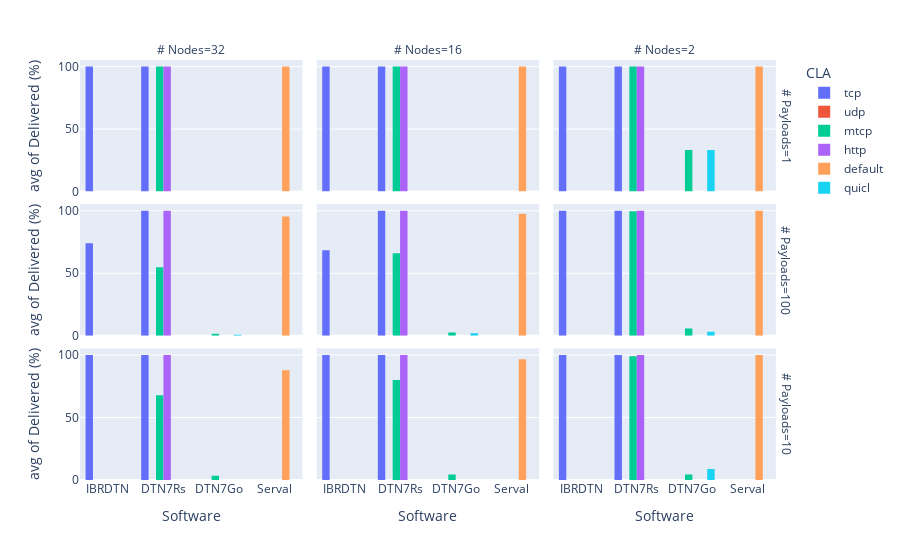

The notebook cell saved with this chart:
### Code cell
fig = px.histogram(
    ratio_df,
    x="Software",
    y="Delivered (%)",
    color="CLA",
    facet_col="# Nodes",
    facet_row="# Payloads",
    barmode='group',
    histfunc='avg',
)

fig.show()

### Figure 1 — Plotly figure (JSON) as saved in the notebook; plotly's stock layout.template omitted (floating-point values rounded to 4 significant figures)
{"data": [{"alignmentgroup": "True", "bingroup": "x", "histfunc": "avg", "hovertemplate": "CLA=tcp<br># Payloads=1<br># Nodes=32<br>Software=%{x}<br>avg of Delivered (%)=%{y}<extra></extra>", "legendgroup": "tcp", "marker": {"color": "#636efa", "pattern": {"shape": ""}}, "name": "tcp", "offsetgroup": "tcp", "orientation": "v", "showlegend": true, "type": "histogram", "x": ["IBRDTN", "IBRDTN", "IBRDTN", "IBRDTN", "IBRDTN", "IBRDTN", "IBRDTN", "IBRDTN", "DTN7Rs", "DTN7Rs", "DTN7Rs", "DTN7Rs", "DTN7Rs", "DTN7Rs", "DTN7Rs", "DTN7Rs", "DTN7Rs", "IBRDTN"], "xaxis": "x7", "y": [100, 100, 100, 100, 100, 100, 100, 100, 100, 100, 100, 100, 100, 100, 100, 100, 100, 100], "yaxis": "y7"}, {"alignmentgroup": "True", "bingroup": "x", "histfunc": "avg", "hovertemplate": "CLA=tcp<br># Payloads=1<br># Nodes=16<br>Software=%{x}<br>avg of Delivered (%)=%{y}<extra></extra>", "legendgroup": "tcp", "marker": {"color": "#636efa", "pattern": {"shape": ""}}, "name": "tcp", "offsetgroup": "tcp", "orientation": "v", "showlegend": false, "type": "histogram", "x": ["IBRDTN", "IBRDTN", "IBRDTN", "DTN7Rs", "DTN7Rs", "DTN7Rs", "DTN7Rs", "DTN7Rs", "DTN7Rs", "DTN7Rs", "DTN7Rs", "DTN7Rs", "IBRDTN", "IBRDTN", "IBRDTN", "IBRDTN", "IBRDTN", "IBRDTN"], "xaxis": "x8", "y": [100, 100, 100, 100, 100, 100, 100, 100, 100, 100, 100, 100, 100, 100, 100, 100, 100, 100], "yaxis": "y8"}, {"alignmentgroup": "True", "bingroup": "x", "histfunc": "avg", "hovertemplate": "CLA=tcp<br># Payloads=1<br># Nodes=2<br>Software=%{x}<br>avg of Delivered (%)=%{y}<extra></extra>", "legendgroup": "tcp", "marker": {"color": "#636efa", "pattern": {"shape": ""}}, "name": "tcp", "offsetgroup": "tcp", "orientation": "v", "showlegend": false, "type": "histogram", "x": ["IBRDTN", "IBRDTN", "IBRDTN", "IBRDTN", "IBRDTN", "IBRDTN", "DTN7Rs", "DTN7Rs", "DTN7Rs", "IBRDTN", "IBRDTN", "DTN7Rs", "DTN7Rs", "DTN7Rs", "DTN7Rs", "IBRDTN", "DTN7Rs", "DTN7Rs"], "xaxis": "x9", "y": [100, 100, 100, 100, 100, 100, 100, 100, 100, 100, 100, 100, 100, 100, 100, 100, 100, 100], "yaxis": "y9"}, {"alignmentgroup": "True", "bingroup": "x", "histfunc": "avg", "hovertemplate": "CLA=tcp<br># Payloads=100<br># Nodes=32<br>Software=%{x}<br>avg of Delivered (%)=%{y}<extra></extra>", "legendgroup": "tcp", "marker": {"color": "#636efa", "pattern": {"shape": ""}}, "name": "tcp", "offsetgroup": "tcp", "orientation": "v", "showlegend": false, "type": "histogram", "x": ["IBRDTN", "IBRDTN", "IBRDTN", "IBRDTN", "IBRDTN", "IBRDTN", "IBRDTN", "DTN7Rs", "DTN7Rs", "DTN7Rs", "DTN7Rs", "DTN7Rs", "DTN7Rs", "DTN7Rs", "DTN7Rs", "DTN7Rs", "IBRDTN", "IBRDTN"], "xaxis": "x4", "y": [100, 100, 100, 45, 26, 31, 100, 100, 100, 100, 100, 100, 100, 100, 100, 100, 100, 64], "yaxis": "y4"}, {"alignmentgroup": "True", "bingroup": "x", "histfunc": "avg", "hovertemplate": "CLA=tcp<br># Payloads=100<br># Nodes=16<br>Software=%{x}<br>avg of Delivered (%)=%{y}<extra></extra>", "legendgroup": "tcp", "marker": {"color": "#636efa", "pattern": {"shape": ""}}, "name": "tcp", "offsetgroup": "tcp", "orientation": "v", "showlegend": false, "type": "histogram", "x": ["DTN7Rs", "DTN7Rs", "DTN7Rs", "DTN7Rs", "DTN7Rs", "DTN7Rs", "DTN7Rs", "DTN7Rs", "DTN7Rs", "IBRDTN", "IBRDTN", "IBRDTN", "IBRDTN", "IBRDTN", "IBRDTN", "IBRDTN", "IBRDTN", "IBRDTN"], "xaxis": "x5", "y": [100, 100, 100, 100, 100, 100, 100, 100, 100, 100, 66, 32, 55.0, 63, 88, 83, 100, 29.0], "yaxis": "y5"}, {"alignmentgroup": "True", "bingroup": "x", "histfunc": "avg", "hovertemplate": "CLA=tcp<br># Payloads=100<br># Nodes=2<br>Software=%{x}<br>avg of Delivered (%)=%{y}<extra></extra>", "legendgroup": "tcp", "marker": {"color": "#636efa", "pattern": {"shape": ""}}, "name": "tcp", "offsetgroup": "tcp", "orientation": "v", "showlegend": false, "type": "histogram", "x": ["IBRDTN", "IBRDTN", "IBRDTN", "DTN7Rs", "DTN7Rs", "DTN7Rs", "DTN7Rs", "DTN7Rs", "DTN7Rs", "IBRDTN", "IBRDTN", "IBRDTN", "DTN7Rs", "DTN7Rs", "DTN7Rs", "IBRDTN", "IBRDTN", "IBRDTN"], "xaxis": "x6", "y": [100, 100, 100, 100, 100, 100, 100, 100, 100, 100, 100, 100, 100, 100, 100, 100, 100, 100], "yaxis": "y6"}, {"alignmentgroup": "True", "bingroup": "x", "histfunc": "avg", "hovertemplate": "CLA=tcp<br># Payloads=10<br># Nodes=32<br>Software=%{x}<br>avg of Delivered (%)=%{y}<extra></extra>", "legendgroup": "tcp", "marker": {"color": "#636efa", "pattern": {"shape": ""}}, "name": "tcp", "offsetgroup": "tcp", "orientation": "v", "showlegend": false, "type": "histogram", "x": ["IBRDTN", "IBRDTN", "IBRDTN", "IBRDTN", "IBRDTN", "IBRDTN", "DTN7Rs", "DTN7Rs", "DTN7Rs", "DTN7Rs", "DTN7Rs", "DTN7Rs", "DTN7Rs", "DTN7Rs", "DTN7Rs", "IBRDTN", "IBRDTN", "IBRDTN"], "xaxis": "x", "y": [100, 100, 100, 100, 100, 100, 100, 100, 100, 100, 100, 100, 100, 100, 100, 100, 100, 100], "yaxis": "y"}, {"alignmentgroup": "True", "bingroup": "x", "histfunc": "avg", "hovertemplate": "CLA=tcp<br># Payloads=10<br># Nodes=16<br>Software=%{x}<br>avg of Delivered (%)=%{y}<extra></extra>", "legendgroup": "tcp", "marker": {"color": "#636efa", "pattern": {"shape": ""}}, "name": "tcp", "offsetgroup": "tcp", "orientation": "v", "showlegend": false, "type": "histogram", "x": ["IBRDTN", "IBRDTN", "DTN7Rs", "DTN7Rs", "DTN7Rs", "DTN7Rs", "DTN7Rs", "DTN7Rs", "DTN7Rs", "DTN7Rs", "DTN7Rs", "IBRDTN", "IBRDTN", "IBRDTN", "IBRDTN", "IBRDTN", "IBRDTN", "IBRDTN"], "xaxis": "x2", "y": [100, 100, 100, 100, 100, 100, 100, 100, 100, 100, 100, 100, 100, 100, 100, 100, 100, 100], "yaxis": "y2"}, {"alignmentgroup": "True", "bingroup": "x", "histfunc": "avg", "hovertemplate": "CLA=tcp<br># Payloads=10<br># Nodes=2<br>Software=%{x}<br>avg of Delivered (%)=%{y}<extra></extra>", "legendgroup": "tcp", "marker": {"color": "#636efa", "pattern": {"shape": ""}}, "name": "tcp", "offsetgroup": "tcp", "orientation": "v", "showlegend": false, "type": "histogram", "x": ["IBRDTN", "IBRDTN", "IBRDTN", "DTN7Rs", "DTN7Rs", "DTN7Rs", "IBRDTN", "IBRDTN", "IBRDTN", "DTN7Rs", "DTN7Rs", "IBRDTN", "IBRDTN", "DTN7Rs", "DTN7Rs", "DTN7Rs", "DTN7Rs", "IBRDTN"], "xaxis": "x3", "y": [100, 100, 100, 100, 100, 100, 100, 100, 100, 100, 100, 100, 100, 100, 100, 100, 100, 100], "yaxis": "y3"}, {"alignmentgroup": "True", "bingroup": "x", "histfunc": "avg", "hovertemplate": "CLA=udp<br># Payloads=1<br># Nodes=32<br>Software=%{x}<br>avg of Delivered (%)=%{y}<extra></extra>", "legendgroup": "udp", "marker": {"color": "#EF553B", "pattern": {"shape": ""}}, "name": "udp", "offsetgroup": "udp", "orientation": "v", "showlegend": true, "type": "histogram", "x": ["IBRDTN", "IBRDTN", "IBRDTN", "IBRDTN", "IBRDTN", "IBRDTN", "IBRDTN", "IBRDTN", "IBRDTN"], "xaxis": "x7", "y": [0, 0, 0, 0, 0, 0, 0, 0, 0], "yaxis": "y7"}, {"alignmentgroup": "True", "bingroup": "x", "histfunc": "avg", "hovertemplate": "CLA=udp<br># Payloads=1<br># Nodes=16<br>Software=%{x}<br>avg of Delivered (%)=%{y}<extra></extra>", "legendgroup": "udp", "marker": {"color": "#EF553B", "pattern": {"shape": ""}}, "name": "udp", "offsetgroup": "udp", "orientation": "v", "showlegend": false, "type": "histogram", "x": ["IBRDTN", "IBRDTN", "IBRDTN", "IBRDTN", "IBRDTN", "IBRDTN", "IBRDTN", "IBRDTN", "IBRDTN"], "xaxis": "x8", "y": [0, 0, 0, 0, 0, 0, 0, 0, 0], "yaxis": "y8"}, {"alignmentgroup": "True", "bingroup": "x", "histfunc": "avg", "hovertemplate": "CLA=udp<br># Payloads=1<br># Nodes=2<br>Software=%{x}<br>avg of Delivered (%)=%{y}<extra></extra>", "legendgroup": "udp", "marker": {"color": "#EF553B", "pattern": {"shape": ""}}, "name": "udp", "offsetgroup": "udp", "orientation": "v", "showlegend": false, "type": "histogram", "x": ["IBRDTN", "IBRDTN", "IBRDTN", "IBRDTN", "IBRDTN", "IBRDTN", "IBRDTN", "IBRDTN", "IBRDTN"], "xaxis": "x9", "y": [0, 0, 0, 0, 0, 0, 0, 0, 0], "yaxis": "y9"}, {"alignmentgroup": "True", "bingroup": "x", "histfunc": "avg", "hovertemplate": "CLA=udp<br># Payloads=100<br># Nodes=32<br>Software=%{x}<br>avg of Delivered (%)=%{y}<extra></extra>", "legendgroup": "udp", "marker": {"color": "#EF553B", "pattern": {"shape": ""}}, "name": "udp", "offsetgroup": "udp", "orientation": "v", "showlegend": false, "type": "histogram", "x": ["IBRDTN", "IBRDTN", "IBRDTN", "IBRDTN", "IBRDTN", "IBRDTN", "IBRDTN", "IBRDTN", "IBRDTN"], "xaxis": "x4", "y": [0, 0, 0, 0, 0, 0, 0, 0, 0], "yaxis": "y4"}, {"alignmentgroup": "True", "bingroup": "x", "histfunc": "avg", "hovertemplate": "CLA=udp<br># Payloads=100<br># Nodes=16<br>Software=%{x}<br>avg of Delivered (%)=%{y}<extra></extra>", "legendgroup": "udp", "marker": {"color": "#EF553B", "pattern": {"shape": ""}}, "name": "udp", "offsetgroup": "udp", "orientation": "v", "showlegend": false, "type": "histogram", "x": ["IBRDTN", "IBRDTN", "IBRDTN", "IBRDTN", "IBRDTN", "IBRDTN", "IBRDTN", "IBRDTN", "IBRDTN"], "xaxis": "x5", "y": [0, 0, 0, 0, 0, 0, 0, 0, 0], "yaxis": "y5"}, {"alignmentgroup": "True", "bingroup": "x", "histfunc": "avg", "hovertemplate": "CLA=udp<br># Payloads=100<br># Nodes=2<br>Software=%{x}<br>avg of Delivered (%)=%{y}<extra></extra>", "legendgroup": "udp", "marker": {"color": "#EF553B", "pattern": {"shape": ""}}, "name": "udp", "offsetgroup": "udp", "orientation": "v", "showlegend": false, "type": "histogram", "x": ["IBRDTN", "IBRDTN", "IBRDTN", "IBRDTN", "IBRDTN", "IBRDTN", "IBRDTN", "IBRDTN", "IBRDTN"], "xaxis": "x6", "y": [0, 0, 0, 0, 0, 0, 0, 0, 0], "yaxis": "y6"}, {"alignmentgroup": "True", "bingroup": "x", "histfunc": "avg", "hovertemplate": "CLA=udp<br># Payloads=10<br># Nodes=32<br>Software=%{x}<br>avg of Delivered (%)=%{y}<extra></extra>", "legendgroup": "udp", "marker": {"color": "#EF553B", "pattern": {"shape": ""}}, "name": "udp", "offsetgroup": "udp", "orientation": "v", "showlegend": false, "type": "histogram", "x": ["IBRDTN", "IBRDTN", "IBRDTN", "IBRDTN", "IBRDTN", "IBRDTN", "IBRDTN", "IBRDTN", "IBRDTN"], "xaxis": "x", "y": [0, 0, 0, 0, 0, 0, 0, 0, 0], "yaxis": "y"}, {"alignmentgroup": "True", "bingroup": "x", "histfunc": "avg", "hovertemplate": "CLA=udp<br># Payloads=10<br># Nodes=16<br>Software=%{x}<br>avg of Delivered (%)=%{y}<extra></extra>", "legendgroup": "udp", "marker": {"color": "#EF553B", "pattern": {"shape": ""}}, "name": "udp", "offsetgroup": "udp", "orientation": "v", "showlegend": false, "type": "histogram", "x": ["IBRDTN", "IBRDTN", "IBRDTN", "IBRDTN", "IBRDTN", "IBRDTN", "IBRDTN", "IBRDTN", "IBRDTN"], "xaxis": "x2", "y": [0, 0, 0, 0, 0, 0, 0, 0, 0], "yaxis": "y2"}, {"alignmentgroup": "True", "bingroup": "x", "histfunc": "avg", "hovertemplate": "CLA=udp<br># Payloads=10<br># Nodes=2<br>Software=%{x}<br>avg of Delivered (%)=%{y}<extra></extra>", "legendgroup": "udp", "marker": {"color": "#EF553B", "pattern": {"shape": ""}}, "name": "udp", "offsetgroup": "udp", "orientation": "v", "showlegend": false, "type": "histogram", "x": ["IBRDTN", "IBRDTN", "IBRDTN", "IBRDTN", "IBRDTN", "IBRDTN", "IBRDTN", "IBRDTN", "IBRDTN"], "xaxis": "x3", "y": [0, 0, 0, 0, 0, 0, 0, 0, 0], "yaxis": "y3"}, {"alignmentgroup": "True", "bingroup": "x", "histfunc": "avg", "hovertemplate": "CLA=mtcp<br># Payloads=1<br># Nodes=32<br>Software=%{x}<br>avg of Delivered (%)=%{y}<extra></extra>", "legendgroup": "mtcp", "marker": {"color": "#00cc96", "pattern": {"shape": ""}}, "name": "mtcp", "offsetgroup": "mtcp", "orientation": "v", "showlegend": true, "type": "histogram", "x": ["DTN7Rs", "DTN7Rs", "DTN7Rs", "DTN7Rs", "DTN7Rs", "DTN7Rs", "DTN7Rs", "DTN7Rs", "DTN7Rs", "DTN7Go", "DTN7Go", "DTN7Go", "DTN7Go", "DTN7Go", "DTN7Go", "DTN7Go", "DTN7Go", "DTN7Go"], "xaxis": "x7", "y": [100, 100, 100, 100, 100, 100, 100, 100, 100, 0, 0, 0, 0, 0, 0, 0, 0, 0], "yaxis": "y7"}, {"alignmentgroup": "True", "bingroup": "x", "histfunc": "avg", "hovertemplate": "CLA=mtcp<br># Payloads=1<br># Nodes=16<br>Software=%{x}<br>avg of Delivered (%)=%{y}<extra></extra>", "legendgroup": "mtcp", "marker": {"color": "#00cc96", "pattern": {"shape": ""}}, "name": "mtcp", "offsetgroup": "mtcp", "orientation": "v", "showlegend": false, "type": "histogram", "x": ["DTN7Rs", "DTN7Rs", "DTN7Rs", "DTN7Rs", "DTN7Rs", "DTN7Rs", "DTN7Rs", "DTN7Rs", "DTN7Rs", "DTN7Go", "DTN7Go", "DTN7Go", "DTN7Go", "DTN7Go", "DTN7Go", "DTN7Go", "DTN7Go", "DTN7Go"], "xaxis": "x8", "y": [100, 100, 100, 100, 100, 100, 100, 100, 100, 0, 0, 0, 0, 0, 0, 0, 0, 0], "yaxis": "y8"}, {"alignmentgroup": "True", "bingroup": "x", "histfunc": "avg", "hovertemplate": "CLA=mtcp<br># Payloads=1<br># Nodes=2<br>Software=%{x}<br>avg of Delivered (%)=%{y}<extra></extra>", "legendgroup": "mtcp", "marker": {"color": "#00cc96", "pattern": {"shape": ""}}, "name": "mtcp", "offsetgroup": "mtcp", "orientation": "v", "showlegend": false, "type": "histogram", "x": ["DTN7Rs", "DTN7Rs", "DTN7Rs", "DTN7Rs", "DTN7Rs", "DTN7Rs", "DTN7Rs", "DTN7Rs", "DTN7Rs", "DTN7Go", "DTN7Go", "DTN7Go", "DTN7Go", "DTN7Go", "DTN7Go", "DTN7Go", "DTN7Go", "DTN7Go"], "xaxis": "x9", "y": [100, 100, 100, 100, 100, 100, 100, 100, 100, 100, 100, 100, 0, 0, 0, 0, 0, 0], "yaxis": "y9"}, {"alignmentgroup": "True", "bingroup": "x", "histfunc": "avg", "hovertemplate": "CLA=mtcp<br># Payloads=100<br># Nodes=32<br>Software=%{x}<br>avg of Delivered (%)=%{y}<extra></extra>", "legendgroup": "mtcp", "marker": {"color": "#00cc96", "pattern": {"shape": ""}}, "name": "mtcp", "offsetgroup": "mtcp", "orientation": "v", "showlegend": false, "type": "histogram", "x": ["DTN7Rs", "DTN7Rs", "DTN7Rs", "DTN7Rs", "DTN7Rs", "DTN7Rs", "DTN7Rs", "DTN7Rs", "DTN7Rs", "DTN7Go", "DTN7Go", "DTN7Go", "DTN7Go", "DTN7Go", "DTN7Go", "DTN7Go", "DTN7Go", "DTN7Go"], "xaxis": "x4", "y": [35, 30, 36, 100, 100, 100, 30, 33, 30, 2, 4, 0, 2, 0, 4, 2, 0, 0], "yaxis": "y4"}, {"alignmentgroup": "True", "bingroup": "x", "histfunc": "avg", "hovertemplate": "CLA=mtcp<br># Payloads=100<br># Nodes=16<br>Software=%{x}<br>avg of Delivered (%)=%{y}<extra></extra>", "legendgroup": "mtcp", "marker": {"color": "#00cc96", "pattern": {"shape": ""}}, "name": "mtcp", "offsetgroup": "mtcp", "orientation": "v", "showlegend": false, "type": "histogram", "x": ["DTN7Rs", "DTN7Rs", "DTN7Rs", "DTN7Rs", "DTN7Rs", "DTN7Rs", "DTN7Rs", "DTN7Rs", "DTN7Rs", "DTN7Go", "DTN7Go", "DTN7Go", "DTN7Go", "DTN7Go", "DTN7Go", "DTN7Go", "DTN7Go", "DTN7Go"], "xaxis": "x5", "y": [100, 41, 57.0, 48, 47, 57.0, 100, 100, 45, 1, 10, 0, 2, 1, 6, 1, 3, 0], "yaxis": "y5"}, {"alignmentgroup": "True", "bingroup": "x", "histfunc": "avg", "hovertemplate": "CLA=mtcp<br># Payloads=100<br># Nodes=2<br>Software=%{x}<br>avg of Delivered (%)=%{y}<extra></extra>", "legendgroup": "mtcp", "marker": {"color": "#00cc96", "pattern": {"shape": ""}}, "name": "mtcp", "offsetgroup": "mtcp", "orientation": "v", "showlegend": false, "type": "histogram", "x": ["DTN7Rs", "DTN7Rs", "DTN7Rs", "DTN7Rs", "DTN7Rs", "DTN7Rs", "DTN7Rs", "DTN7Rs", "DTN7Rs", "DTN7Go", "DTN7Go", "DTN7Go", "DTN7Go", "DTN7Go", "DTN7Go", "DTN7Go", "DTN7Go", "DTN7Go"], "xaxis": "x6", "y": [98, 100, 100, 100, 99, 99, 100, 100, 100, 0, 0, 7.0, 2, 4, 39, 0, 0, 0], "yaxis": "y6"}, {"alignmentgroup": "True", "bingroup": "x", "histfunc": "avg", "hovertemplate": "CLA=mtcp<br># Payloads=10<br># Nodes=32<br>Software=%{x}<br>avg of Delivered (%)=%{y}<extra></extra>", "legendgroup": "mtcp", "marker": {"color": "#00cc96", "pattern": {"shape": ""}}, "name": "mtcp", "offsetgroup": "mtcp", "orientation": "v", "showlegend": false, "type": "histogram", "x": ["DTN7Rs", "DTN7Rs", "DTN7Rs", "DTN7Rs", "DTN7Rs", "DTN7Rs", "DTN7Rs", "DTN7Rs", "DTN7Rs", "DTN7Go", "DTN7Go", "DTN7Go", "DTN7Go", "DTN7Go", "DTN7Go", "DTN7Go", "DTN7Go", "DTN7Go"], "xaxis": "x", "y": [60, 50, 70, 100, 100, 100, 50, 50, 30, 0, 0, 0, 0, 0, 0, 0, 0, 30], "yaxis": "y"}, {"alignmentgroup": "True", "bingroup": "x", "histfunc": "avg", "hovertemplate": "CLA=mtcp<br># Payloads=10<br># Nodes=16<br>Software=%{x}<br>avg of Delivered (%)=%{y}<extra></extra>", "legendgroup": "mtcp", "marker": {"color": "#00cc96", "pattern": {"shape": ""}}, "name": "mtcp", "offsetgroup": "mtcp", "orientation": "v", "showlegend": false, "type": "histogram", "x": ["DTN7Rs", "DTN7Rs", "DTN7Rs", "DTN7Rs", "DTN7Rs", "DTN7Rs", "DTN7Rs", "DTN7Rs", "DTN7Rs", "DTN7Go", "DTN7Go", "DTN7Go", "DTN7Go", "DTN7Go", "DTN7Go", "DTN7Go", "DTN7Go", "DTN7Go"], "xaxis": "x2", "y": [100, 100, 100, 60, 80, 50, 60, 80, 90, 0, 0, 0, 10, 0, 0, 30, 0, 0], "yaxis": "y2"}, {"alignmentgroup": "True", "bingroup": "x", "histfunc": "avg", "hovertemplate": "CLA=mtcp<br># Payloads=10<br># Nodes=2<br>Software=%{x}<br>avg of Delivered (%)=%{y}<extra></extra>", "legendgroup": "mtcp", "marker": {"color": "#00cc96", "pattern": {"shape": ""}}, "name": "mtcp", "offsetgroup": "mtcp", "orientation": "v", "showlegend": false, "type": "histogram", "x": ["DTN7Rs", "DTN7Rs", "DTN7Rs", "DTN7Rs", "DTN7Rs", "DTN7Rs", "DTN7Rs", "DTN7Rs", "DTN7Rs", "DTN7Go", "DTN7Go", "DTN7Go", "DTN7Go", "DTN7Go", "DTN7Go", "DTN7Go", "DTN7Go", "DTN7Go"], "xaxis": "x3", "y": [100, 100, 100, 100, 90, 100, 100, 100, 100, 20, 10, 0, 0, 10, 0, 0, 0, 0], "yaxis": "y3"}, {"alignmentgroup": "True", "bingroup": "x", "histfunc": "avg", "hovertemplate": "CLA=http<br># Payloads=1<br># Nodes=32<br>Software=%{x}<br>avg of Delivered (%)=%{y}<extra></extra>", "legendgroup": "http", "marker": {"color": "#ab63fa", "pattern": {"shape": ""}}, "name": "http", "offsetgroup": "http", "orientation": "v", "showlegend": true, "type": "histogram", "x": ["DTN7Rs", "DTN7Rs", "DTN7Rs", "DTN7Rs", "DTN7Rs", "DTN7Rs", "DTN7Rs", "DTN7Rs", "DTN7Rs"], "xaxis": "x7", "y": [100, 100, 100, 100, 100, 100, 100, 100, 100], "yaxis": "y7"}, {"alignmentgroup": "True", "bingroup": "x", "histfunc": "avg", "hovertemplate": "CLA=http<br># Payloads=1<br># Nodes=16<br>Software=%{x}<br>avg of Delivered (%)=%{y}<extra></extra>", "legendgroup": "http", "marker": {"color": "#ab63fa", "pattern": {"shape": ""}}, "name": "http", "offsetgroup": "http", "orientation": "v", "showlegend": false, "type": "histogram", "x": ["DTN7Rs", "DTN7Rs", "DTN7Rs", "DTN7Rs", "DTN7Rs", "DTN7Rs", "DTN7Rs", "DTN7Rs", "DTN7Rs"], "xaxis": "x8", "y": [100, 100, 100, 100, 100, 100, 100, 100, 100], "yaxis": "y8"}, {"alignmentgroup": "True", "bingroup": "x", "histfunc": "avg", "hovertemplate": "CLA=http<br># Payloads=1<br># Nodes=2<br>Software=%{x}<br>avg of Delivered (%)=%{y}<extra></extra>", "legendgroup": "http", "marker": {"color": "#ab63fa", "pattern": {"shape": ""}}, "name": "http", "offsetgroup": "http", "orientation": "v", "showlegend": false, "type": "histogram", "x": ["DTN7Rs", "DTN7Rs", "DTN7Rs", "DTN7Rs", "DTN7Rs", "DTN7Rs", "DTN7Rs", "DTN7Rs", "DTN7Rs"], "xaxis": "x9", "y": [100, 100, 100, 100, 100, 100, 100, 100, 100], "yaxis": "y9"}, {"alignmentgroup": "True", "bingroup": "x", "histfunc": "avg", "hovertemplate": "CLA=http<br># Payloads=100<br># Nodes=32<br>Software=%{x}<br>avg of Delivered (%)=%{y}<extra></extra>", "legendgroup": "http", "marker": {"color": "#ab63fa", "pattern": {"shape": ""}}, "name": "http", "offsetgroup": "http", "orientation": "v", "showlegend": false, "type": "histogram", "x": ["DTN7Rs", "DTN7Rs", "DTN7Rs", "DTN7Rs", "DTN7Rs", "DTN7Rs", "DTN7Rs", "DTN7Rs", "DTN7Rs"], "xaxis": "x4", "y": [100, 100, 100, 100, 100, 100, 100, 100, 100], "yaxis": "y4"}, {"alignmentgroup": "True", "bingroup": "x", "histfunc": "avg", "hovertemplate": "CLA=http<br># Payloads=100<br># Nodes=16<br>Software=%{x}<br>avg of Delivered (%)=%{y}<extra></extra>", "legendgroup": "http", "marker": {"color": "#ab63fa", "pattern": {"shape": ""}}, "name": "http", "offsetgroup": "http", "orientation": "v", "showlegend": false, "type": "histogram", "x": ["DTN7Rs", "DTN7Rs", "DTN7Rs", "DTN7Rs", "DTN7Rs", "DTN7Rs", "DTN7Rs", "DTN7Rs", "DTN7Rs"], "xaxis": "x5", "y": [100, 100, 100, 100, 100, 100, 100, 100, 100], "yaxis": "y5"}, {"alignmentgroup": "True", "bingroup": "x", "histfunc": "avg", "hovertemplate": "CLA=http<br># Payloads=100<br># Nodes=2<br>Software=%{x}<br>avg of Delivered (%)=%{y}<extra></extra>", "legendgroup": "http", "marker": {"color": "#ab63fa", "pattern": {"shape": ""}}, "name": "http", "offsetgroup": "http", "orientation": "v", "showlegend": false, "type": "histogram", "x": ["DTN7Rs", "DTN7Rs", "DTN7Rs", "DTN7Rs", "DTN7Rs", "DTN7Rs", "DTN7Rs", "DTN7Rs", "DTN7Rs"], "xaxis": "x6", "y": [100, 100, 100, 100, 100, 100, 100, 100, 100], "yaxis": "y6"}, {"alignmentgroup": "True", "bingroup": "x", "histfunc": "avg", "hovertemplate": "CLA=http<br># Payloads=10<br># Nodes=32<br>Software=%{x}<br>avg of Delivered (%)=%{y}<extra></extra>", "legendgroup": "http", "marker": {"color": "#ab63fa", "pattern": {"shape": ""}}, "name": "http", "offsetgroup": "http", "orientation": "v", "showlegend": false, "type": "histogram", "x": ["DTN7Rs", "DTN7Rs", "DTN7Rs", "DTN7Rs", "DTN7Rs", "DTN7Rs", "DTN7Rs", "DTN7Rs", "DTN7Rs"], "xaxis": "x", "y": [100, 100, 100, 100, 100, 100, 100, 100, 100], "yaxis": "y"}, {"alignmentgroup": "True", "bingroup": "x", "histfunc": "avg", "hovertemplate": "CLA=http<br># Payloads=10<br># Nodes=16<br>Software=%{x}<br>avg of Delivered (%)=%{y}<extra></extra>", "legendgroup": "http", "marker": {"color": "#ab63fa", "pattern": {"shape": ""}}, "name": "http", "offsetgroup": "http", "orientation": "v", "showlegend": false, "type": "histogram", "x": ["DTN7Rs", "DTN7Rs", "DTN7Rs", "DTN7Rs", "DTN7Rs", "DTN7Rs", "DTN7Rs", "DTN7Rs", "DTN7Rs"], "xaxis": "x2", "y": [100, 100, 100, 100, 100, 100, 100, 100, 100], "yaxis": "y2"}, {"alignmentgroup": "True", "bingroup": "x", "histfunc": "avg", "hovertemplate": "CLA=http<br># Payloads=10<br># Nodes=2<br>Software=%{x}<br>avg of Delivered (%)=%{y}<extra></extra>", "legendgroup": "http", "marker": {"color": "#ab63fa", "pattern": {"shape": ""}}, "name": "http", "offsetgroup": "http", "orientation": "v", "showlegend": false, "type": "histogram", "x": ["DTN7Rs", "DTN7Rs", "DTN7Rs", "DTN7Rs", "DTN7Rs", "DTN7Rs", "DTN7Rs", "DTN7Rs", "DTN7Rs"], "xaxis": "x3", "y": [100, 100, 100, 100, 100, 100, 100, 100, 100], "yaxis": "y3"}, {"alignmentgroup": "True", "bingroup": "x", "histfunc": "avg", "hovertemplate": "CLA=default<br># Payloads=1<br># Nodes=32<br>Software=%{x}<br>avg of Delivered (%)=%{y}<extra></extra>", "legendgroup": "default", "marker": {"color": "#FFA15A", "pattern": {"shape": ""}}, "name": "default", "offsetgroup": "default", "orientation": "v", "showlegend": true, "type": "histogram", "x": ["Serval", "Serval", "Serval", "Serval", "Serval", "Serval", "Serval", "Serval", "Serval", "Forban", "Forban", "Forban", "Forban", "Forban", "Forban", "Forban", "Forban", "Forban"], "xaxis": "x7", "y": [100, 100, 100, 100, 100, 100, 100, 100, 100, 0, 0, 0, 0, 0, 0, 0, 0, 0], "yaxis": "y7"}, {"alignmentgroup": "True", "bingroup": "x", "histfunc": "avg", "hovertemplate": "CLA=default<br># Payloads=1<br># Nodes=16<br>Software=%{x}<br>avg of Delivered (%)=%{y}<extra></extra>", "legendgroup": "default", "marker": {"color": "#FFA15A", "pattern": {"shape": ""}}, "name": "default", "offsetgroup": "default", "orientation": "v", "showlegend": false, "type": "histogram", "x": ["Serval", "Serval", "Serval", "Serval", "Serval", "Serval", "Serval", "Serval", "Serval", "Forban", "Forban", "Forban", "Forban", "Forban", "Forban", "Forban", "Forban", "Forban"], "xaxis": "x8", "y": [100, 100, 100, 100, 100, 100, 100, 100, 100, 0, 0, 0, 0, 0, 0, 0, 0, 0], "yaxis": "y8"}, {"alignmentgroup": "True", "bingroup": "x", "histfunc": "avg", "hovertemplate": "CLA=default<br># Payloads=1<br># Nodes=2<br>Software=%{x}<br>avg of Delivered (%)=%{y}<extra></extra>", "legendgroup": "default", "marker": {"color": "#FFA15A", "pattern": {"shape": ""}}, "name": "default", "offsetgroup": "default", "orientation": "v", "showlegend": false, "type": "histogram", "x": ["Serval", "Serval", "Serval", "Serval", "Serval", "Serval", "Serval", "Serval", "Serval", "Forban", "Forban", "Forban", "Forban", "Forban", "Forban", "Forban", "Forban", "Forban"], "xaxis": "x9", "y": [100, 100, 100, 100, 100, 100, 100, 100, 100, 0, 0, 0, 0, 0, 0, 0, 0, 0], "yaxis": "y9"}, {"alignmentgroup": "True", "bingroup": "x", "histfunc": "avg", "hovertemplate": "CLA=default<br># Payloads=100<br># Nodes=32<br>Software=%{x}<br>avg of Delivered (%)=%{y}<extra></extra>", "legendgroup": "default", "marker": {"color": "#FFA15A", "pattern": {"shape": ""}}, "name": "default", "offsetgroup": "default", "orientation": "v", "showlegend": false, "type": "histogram", "x": ["Serval", "Serval", "Serval", "Serval", "Serval", "Serval", "Serval", "Serval", "Serval", "Forban", "Forban", "Forban", "Forban", "Forban", "Forban", "Forban", "Forban", "Forban"], "xaxis": "x4", "y": [100, 100, 100, 100, 100, 100, 88, 85, 85, 0, 0, 0, 0, 0, 0, 0, 0, 0], "yaxis": "y4"}, {"alignmentgroup": "True", "bingroup": "x", "histfunc": "avg", "hovertemplate": "CLA=default<br># Payloads=100<br># Nodes=16<br>Software=%{x}<br>avg of Delivered (%)=%{y}<extra></extra>", "legendgroup": "default", "marker": {"color": "#FFA15A", "pattern": {"shape": ""}}, "name": "default", "offsetgroup": "default", "orientation": "v", "showlegend": false, "type": "histogram", "x": ["Serval", "Serval", "Serval", "Serval", "Serval", "Serval", "Serval", "Serval", "Serval", "Forban", "Forban", "Forban", "Forban", "Forban", "Forban", "Forban", "Forban", "Forban"], "xaxis": "x5", "y": [100, 95, 100, 100, 100, 100, 100, 94, 90, 0, 0, 0, 0, 0, 0, 0, 0, 0], "yaxis": "y5"}, {"alignmentgroup": "True", "bingroup": "x", "histfunc": "avg", "hovertemplate": "CLA=default<br># Payloads=100<br># Nodes=2<br>Software=%{x}<br>avg of Delivered (%)=%{y}<extra></extra>", "legendgroup": "default", "marker": {"color": "#FFA15A", "pattern": {"shape": ""}}, "name": "default", "offsetgroup": "default", "orientation": "v", "showlegend": false, "type": "histogram", "x": ["Serval", "Serval", "Serval", "Serval", "Serval", "Serval", "Serval", "Serval", "Serval", "Forban", "Forban", "Forban", "Forban", "Forban", "Forban", "Forban", "Forban", "Forban"], "xaxis": "x6", "y": [100, 100, 100, 100, 100, 100, 100, 100, 100, 0, 0, 0, 0, 0, 0, 0, 0, 0], "yaxis": "y6"}, {"alignmentgroup": "True", "bingroup": "x", "histfunc": "avg", "hovertemplate": "CLA=default<br># Payloads=10<br># Nodes=32<br>Software=%{x}<br>avg of Delivered (%)=%{y}<extra></extra>", "legendgroup": "default", "marker": {"color": "#FFA15A", "pattern": {"shape": ""}}, "name": "default", "offsetgroup": "default", "orientation": "v", "showlegend": false, "type": "histogram", "x": ["Serval", "Serval", "Serval", "Serval", "Serval", "Serval", "Serval", "Serval", "Serval", "Forban", "Forban", "Forban", "Forban", "Forban", "Forban", "Forban", "Forban", "Forban"], "xaxis": "x", "y": [100, 100, 100, 100, 100, 100, 70, 70, 50, 0, 0, 0, 0, 0, 0, 0, 0, 0], "yaxis": "y"}, {"alignmentgroup": "True", "bingroup": "x", "histfunc": "avg", "hovertemplate": "CLA=default<br># Payloads=10<br># Nodes=16<br>Software=%{x}<br>avg of Delivered (%)=%{y}<extra></extra>", "legendgroup": "default", "marker": {"color": "#FFA15A", "pattern": {"shape": ""}}, "name": "default", "offsetgroup": "default", "orientation": "v", "showlegend": false, "type": "histogram", "x": ["Serval", "Serval", "Serval", "Serval", "Serval", "Serval", "Serval", "Serval", "Serval", "Forban", "Forban", "Forban", "Forban", "Forban", "Forban", "Forban", "Forban", "Forban"], "xaxis": "x2", "y": [100, 100, 90, 100, 80, 100, 100, 100, 100, 0, 0, 0, 0, 0, 0, 0, 0, 0], "yaxis": "y2"}, {"alignmentgroup": "True", "bingroup": "x", "histfunc": "avg", "hovertemplate": "CLA=default<br># Payloads=10<br># Nodes=2<br>Software=%{x}<br>avg of Delivered (%)=%{y}<extra></extra>", "legendgroup": "default", "marker": {"color": "#FFA15A", "pattern": {"shape": ""}}, "name": "default", "offsetgroup": "default", "orientation": "v", "showlegend": false, "type": "histogram", "x": ["Serval", "Serval", "Serval", "Serval", "Serval", "Serval", "Serval", "Serval", "Serval", "Forban", "Forban", "Forban", "Forban", "Forban", "Forban", "Forban", "Forban", "Forban"], "xaxis": "x3", "y": [100, 100, 100, 100, 100, 100, 100, 100, 100, 0, 0, 0, 0, 0, 0, 0, 0, 0], "yaxis": "y3"}, {"alignmentgroup": "True", "bingroup": "x", "histfunc": "avg", "hovertemplate": "CLA=quicl<br># Payloads=1<br># Nodes=32<br>Software=%{x}<br>avg of Delivered (%)=%{y}<extra></extra>", "legendgroup": "quicl", "marker": {"color": "#19d3f3", "pattern": {"shape": ""}}, "name": "quicl", "offsetgroup": "quicl", "orientation": "v", "showlegend": true, "type": "histogram", "x": ["DTN7Go", "DTN7Go", "DTN7Go", "DTN7Go", "DTN7Go", "DTN7Go", "DTN7Go", "DTN7Go", "DTN7Go"], "xaxis": "x7", "y": [0, 0, 0, 0, 0, 0, 0, 0, 0], "yaxis": "y7"}, {"alignmentgroup": "True", "bingroup": "x", "histfunc": "avg", "hovertemplate": "CLA=quicl<br># Payloads=1<br># Nodes=16<br>Software=%{x}<br>avg of Delivered (%)=%{y}<extra></extra>", "legendgroup": "quicl", "marker": {"color": "#19d3f3", "pattern": {"shape": ""}}, "name": "quicl", "offsetgroup": "quicl", "orientation": "v", "showlegend": false, "type": "histogram", "x": ["DTN7Go", "DTN7Go", "DTN7Go", "DTN7Go", "DTN7Go", "DTN7Go", "DTN7Go", "DTN7Go", "DTN7Go"], "xaxis": "x8", "y": [0, 0, 0, 0, 0, 0, 0, 0, 0], "yaxis": "y8"}, {"alignmentgroup": "True", "bingroup": "x", "histfunc": "avg", "hovertemplate": "CLA=quicl<br># Payloads=1<br># Nodes=2<br>Software=%{x}<br>avg of Delivered (%)=%{y}<extra></extra>", "legendgroup": "quicl", "marker": {"color": "#19d3f3", "pattern": {"shape": ""}}, "name": "quicl", "offsetgroup": "quicl", "orientation": "v", "showlegend": false, "type": "histogram", "x": ["DTN7Go", "DTN7Go", "DTN7Go", "DTN7Go", "DTN7Go", "DTN7Go", "DTN7Go", "DTN7Go", "DTN7Go"], "xaxis": "x9", "y": [100, 100, 100, 0, 0, 0, 0, 0, 0], "yaxis": "y9"}, {"alignmentgroup": "True", "bingroup": "x", "histfunc": "avg", "hovertemplate": "CLA=quicl<br># Payloads=100<br># Nodes=32<br>Software=%{x}<br>avg of Delivered (%)=%{y}<extra></extra>", "legendgroup": "quicl", "marker": {"color": "#19d3f3", "pattern": {"shape": ""}}, "name": "quicl", "offsetgroup": "quicl", "orientation": "v", "showlegend": false, "type": "histogram", "x": ["DTN7Go", "DTN7Go", "DTN7Go", "DTN7Go", "DTN7Go", "DTN7Go", "DTN7Go", "DTN7Go", "DTN7Go"], "xaxis": "x4", "y": [3, 0, 0, 0, 2, 1, 0, 0, 1], "yaxis": "y4"}, {"alignmentgroup": "True", "bingroup": "x", "histfunc": "avg", "hovertemplate": "CLA=quicl<br># Payloads=100<br># Nodes=16<br>Software=%{x}<br>avg of Delivered (%)=%{y}<extra></extra>", "legendgroup": "quicl", "marker": {"color": "#19d3f3", "pattern": {"shape": ""}}, "name": "quicl", "offsetgroup": "quicl", "orientation": "v", "showlegend": false, "type": "histogram", "x": ["DTN7Go", "DTN7Go", "DTN7Go", "DTN7Go", "DTN7Go", "DTN7Go", "DTN7Go", "DTN7Go", "DTN7Go"], "xaxis": "x5", "y": [0, 4, 1, 4, 1, 0, 7.0, 1, 0], "yaxis": "y5"}, {"alignmentgroup": "True", "bingroup": "x", "histfunc": "avg", "hovertemplate": "CLA=quicl<br># Payloads=100<br># Nodes=2<br>Software=%{x}<br>avg of Delivered (%)=%{y}<extra></extra>", "legendgroup": "quicl", "marker": {"color": "#19d3f3", "pattern": {"shape": ""}}, "name": "quicl", "offsetgroup": "quicl", "orientation": "v", "showlegend": false, "type": "histogram", "x": ["DTN7Go", "DTN7Go", "DTN7Go", "DTN7Go", "DTN7Go", "DTN7Go", "DTN7Go", "DTN7Go", "DTN7Go"], "xaxis": "x6", "y": [5, 9, 11, 4, 1, 0, 0, 0, 0], "yaxis": "y6"}, {"alignmentgroup": "True", "bingroup": "x", "histfunc": "avg", "hovertemplate": "CLA=quicl<br># Payloads=10<br># Nodes=32<br>Software=%{x}<br>avg of Delivered (%)=%{y}<extra></extra>", "legendgroup": "quicl", "marker": {"color": "#19d3f3", "pattern": {"shape": ""}}, "name": "quicl", "offsetgroup": "quicl", "orientation": "v", "showlegend": false, "type": "histogram", "x": ["DTN7Go", "DTN7Go", "DTN7Go", "DTN7Go", "DTN7Go", "DTN7Go", "DTN7Go", "DTN7Go", "DTN7Go"], "xaxis": "x", "y": [0, 0, 0, 0, 0, 0, 0, 0, 0], "yaxis": "y"}, {"alignmentgroup": "True", "bingroup": "x", "histfunc": "avg", "hovertemplate": "CLA=quicl<br># Payloads=10<br># Nodes=16<br>Software=%{x}<br>avg of Delivered (%)=%{y}<extra></extra>", "legendgroup": "quicl", "marker": {"color": "#19d3f3", "pattern": {"shape": ""}}, "name": "quicl", "offsetgroup": "quicl", "orientation": "v", "showlegend": false, "type": "histogram", "x": ["DTN7Go", "DTN7Go", "DTN7Go", "DTN7Go", "DTN7Go", "DTN7Go", "DTN7Go", "DTN7Go", "DTN7Go"], "xaxis": "x2", "y": [0, 0, 0, 0, 0, 0, 0, 0, 0], "yaxis": "y2"}, {"alignmentgroup": "True", "bingroup": "x", "histfunc": "avg", "hovertemplate": "CLA=quicl<br># Payloads=10<br># Nodes=2<br>Software=%{x}<br>avg of Delivered (%)=%{y}<extra></extra>", "legendgroup": "quicl", "marker": {"color": "#19d3f3", "pattern": {"shape": ""}}, "name": "quicl", "offsetgroup": "quicl", "orientation": "v", "showlegend": false, "type": "histogram", "x": ["DTN7Go", "DTN7Go", "DTN7Go", "DTN7Go", "DTN7Go", "DTN7Go", "DTN7Go", "DTN7Go", "DTN7Go"], "xaxis": "x3", "y": [20, 20, 0, 10, 10, 20, 0, 0, 0], "yaxis": "y3"}], "layout": {"annotations": [{"font": {}, "showarrow": false, "text": "# Nodes=32", "x": 0.1567, "xanchor": "center", "xref": "paper", "y": 1.0, "yanchor": "bottom", "yref": "paper"}, {"font": {}, "showarrow": false, "text": "# Nodes=16", "x": 0.49, "xanchor": "center", "xref": "paper", "y": 1.0, "yanchor": "bottom", "yref": "paper"}, {"font": {}, "showarrow": false, "text": "# Nodes=2", "x": 0.8233, "xanchor": "center", "xref": "paper", "y": 1.0, "yanchor": "bottom", "yref": "paper"}, {"font": {}, "showarrow": false, "text": "# Payloads=10", "textangle": 90, "x": 0.98, "xanchor": "left", "xref": "paper", "y": 0.1567, "yanchor": "middle", "yref": "paper"}, {"font": {}, "showarrow": false, "text": "# Payloads=100", "textangle": 90, "x": 0.98, "xanchor": "left", "xref": "paper", "y": 0.5, "yanchor": "middle", "yref": "paper"}, {"font": {}, "showarrow": false, "text": "# Payloads=1", "textangle": 90, "x": 0.98, "xanchor": "left", "xref": "paper", "y": 0.8433, "yanchor": "middle", "yref": "paper"}], "barmode": "group", "legend": {"title": {"text": "CLA"}, "tracegroupgap": 0}, "margin": {"t": 60}, "xaxis": {"anchor": "y", "domain": [0, 0.3133], "title": {"text": "Software"}}, "xaxis2": {"anchor": "y2", "domain": [0.3333, 0.6467], "matches": "x", "title": {"text": "Software"}}, "xaxis3": {"anchor": "y3", "domain": [0.6667, 0.98], "matches": "x", "title": {"text": "Software"}}, "xaxis4": {"anchor": "y4", "domain": [0, 0.3133], "matches": "x", "showticklabels": false}, "xaxis5": {"anchor": "y5", "domain": [0.3333, 0.6467], "matches": "x", "showticklabels": false}, "xaxis6": {"anchor": "y6", "domain": [0.6667, 0.98], "matches": "x", "showticklabels": false}, "xaxis7": {"anchor": "y7", "domain": [0, 0.3133], "matches": "x", "showticklabels": false}, "xaxis8": {"anchor": "y8", "domain": [0.3333, 0.6467], "matches": "x", "showticklabels": false}, "xaxis9": {"anchor": "y9", "domain": [0.6667, 0.98], "matches": "x", "showticklabels": false}, "yaxis": {"anchor": "x", "domain": [0, 0.3133], "title": {"text": "avg of Delivered (%)"}}, "yaxis2": {"anchor": "x2", "domain": [0, 0.3133], "matches": "y", "showticklabels": false}, "yaxis3": {"anchor": "x3", "domain": [0, 0.3133], "matches": "y", "showticklabels": false}, "yaxis4": {"anchor": "x4", "domain": [0.3433, 0.6567], "matches": "y", "title": {"text": "avg of Delivered (%)"}}, "yaxis5": {"anchor": "x5", "domain": [0.3433, 0.6567], "matches": "y", "showticklabels": false}, "yaxis6": {"anchor": "x6", "domain": [0.3433, 0.6567], "matches": "y", "showticklabels": false}, "yaxis7": {"anchor": "x7", "domain": [0.6867, 1.0], "matches": "y", "title": {"text": "avg of Delivered (%)"}}, "yaxis8": {"anchor": "x8", "domain": [0.6867, 1.0], "matches": "y", "showticklabels": false}, "yaxis9": {"anchor": "x9", "domain": [0.6867, 1.0], "matches": "y", "showticklabels": false}}}
